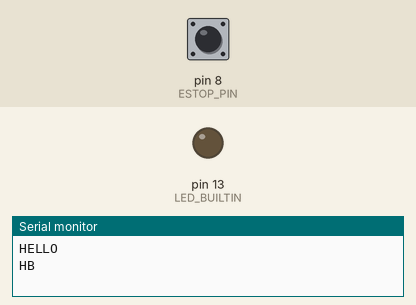
The sketch below on a simulated Arduino Uno, built with avr-gcc and run on an emulated ATmega328P. On the bench: output pins drawn as LEDs (lit = HIGH), the last lines printed to the serial monitor. Inputs (shaded band) come from the test bench; at power-on: pin 8 (ESTOP_PIN) HIGH.

Above: at 1.2 s.
1.3 s: pin 8 (ESTOP_PIN) pulled LOW for 0.15 s
At 1.4 s:
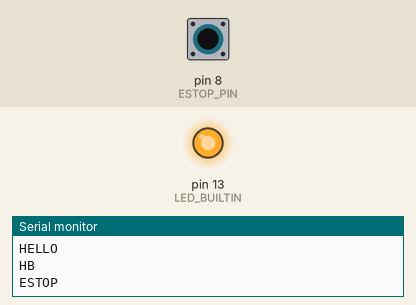
2.9 s: pin 8 (ESTOP_PIN) pulled LOW for 3.2 s
At 7.5 s:
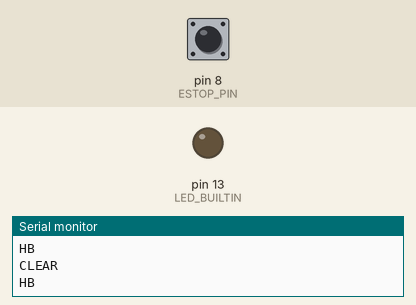
Timing chart, 0 to 9.0 s (numbered marks = the images above; inputs shaded):
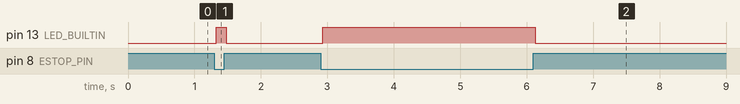

Measured:
- after the input at 1.3 s, pin 13 (LED_BUILTIN): LOW → HIGH at once, → LOW 0.15 s later
- after the input at 2.9 s, pin 13 (LED_BUILTIN): LOW → HIGH at once, → LOW 3.2 s later

The sketch:

EstopCodeNEW.ino
```cpp
// Arduino Uno R3 e-stop sender (pin 7 active-low with INPUT_PULLUP).
// Protocol (newline-terminated ASCII):
//   "ESTOP"  when pin7 == LOW  (grounded)
//   "CLEAR"  when pin7 == HIGH (released)
//   "HB"     heartbeat once per second

const uint8_t ESTOP_PIN = 8;
const unsigned long DEBOUNCE_MS   = 30;
const unsigned long HEARTBEAT_MS  = 1000;

bool lastStable = HIGH;    // because INPUT_PULLUP => idle HIGH
bool lastRead   = HIGH;
unsigned long lastEdgeMs  = 0;
unsigned long lastHbMs    = 0;

void setup() {
  pinMode(ESTOP_PIN, INPUT_PULLUP);
  pinMode(LED_BUILTIN, OUTPUT);
  Serial.begin(115200);
  // Give the host a hint we’re alive
  Serial.println("HELLO");
}

void loop() {
  // --- debounce (edge + settle) ---
  int raw = digitalRead(ESTOP_PIN);
  unsigned long now = millis();

  if (raw != lastRead) {
    lastRead = raw;
    lastEdgeMs = now; // start debounce timer
  }

  if ((now - lastEdgeMs) >= DEBOUNCE_MS && lastStable != lastRead) {
    lastStable = lastRead;

    if (lastStable == LOW) {
      Serial.println("ESTOP");
      digitalWrite(LED_BUILTIN, HIGH);
    } else {
      Serial.println("CLEAR");
      digitalWrite(LED_BUILTIN, LOW);
    }
  }

  // --- heartbeat ---
  if (now - lastHbMs >= HEARTBEAT_MS) {
    lastHbMs = now;
    Serial.println("HB");
  }
}
```
